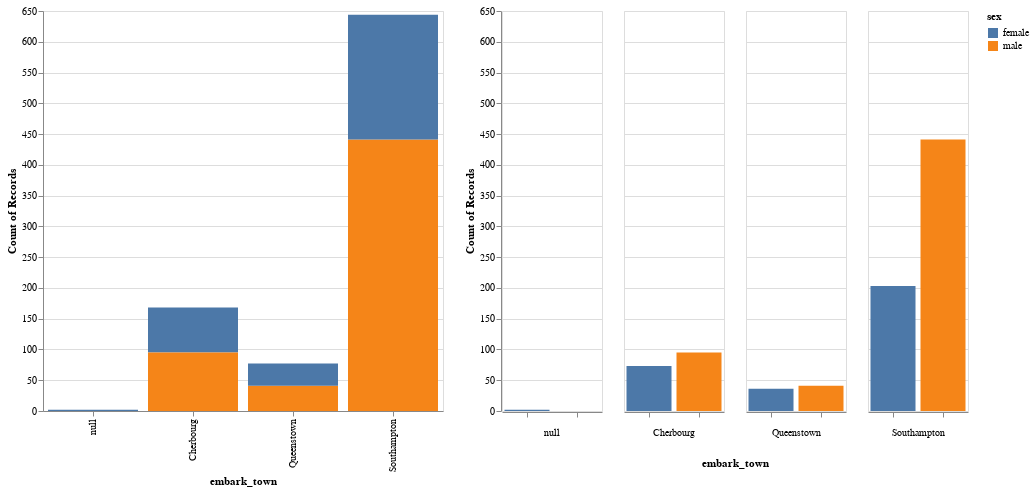

Notebook code for this chart:
### Code cell
(stack_bar_chart|multiple_bar_chart).resolve_scale(y='shared',color='shared')

### Figure 1 — Vega-Lite specification as saved in the notebook (floating-point values rounded to 4 significant figures; data arrays with more than 128 entries replaced by an {"elided": "..."} marker saying what was removed)
{"config": {"view": {"continuousWidth": 400, "continuousHeight": 300}}, "hconcat": [{"mark": "bar", "encoding": {"color": {"field": "sex", "type": "nominal"}, "x": {"field": "embark_town", "type": "nominal"}, "y": {"aggregate": "count", "field": "*", "type": "quantitative"}}, "height": 400, "width": 400}, {"mark": "bar", "encoding": {"color": {"field": "sex", "type": "nominal"}, "column": {"field": "embark_town", "header": {"labelOrient": "bottom", "titleOrient": "bottom"}, "type": "nominal"}, "x": {"axis": {"labels": false, "title": null}, "field": "sex", "type": "ordinal"}, "y": {"aggregate": "count", "field": "*", "type": "quantitative"}}, "height": 400, "width": 100}], "data": {"name": "data-90bf885f0c383711bba3d438d1876cb6"}, "resolve": {"scale": {"color": "shared", "y": "shared"}}, "$schema": "https://vega.github.io/schema/vega-lite/v4.17.0.json", "datasets": {"data-90bf885f0c383711bba3d438d1876cb6": {"elided": "891 records"}}}
